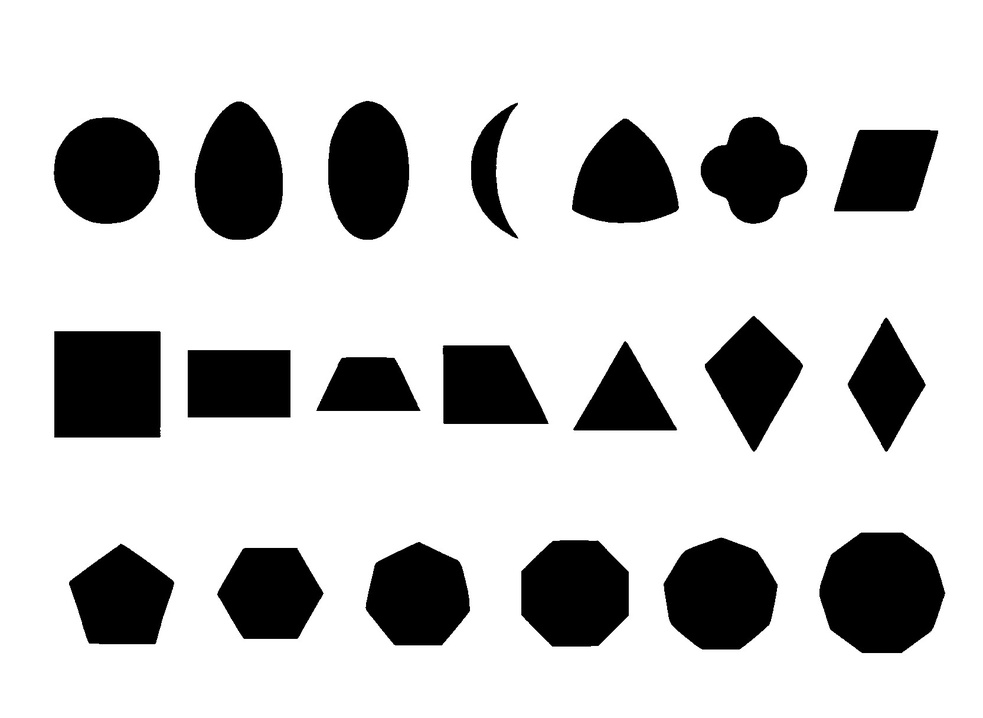
#> input picture 2017/p6/img1/img2.jpg, 983 x 718 px, shrunk from 1665 x 1216 before the run
$ python main2.py   (Python 2 division)
#> lines starting #> are read from the running program, lines starting #| are printed output that depends on the picture; after the words box and inside, x2 and y2 are one past the last pixel; in counts of white or black regions, pixels touching at a corner belong together
import numpy as np
import cv2

img = cv2.imread('img2.jpg')
#> img is the input picture: shape (718, 983, 3); min 0, max 255, mean 200.2
gray = cv2.imread('img2.jpg', 0)
#> gray: shape (718, 983); min 0, max 255, mean 200.2

ret, thresh = cv2.threshold(gray, 127, 255, 1)
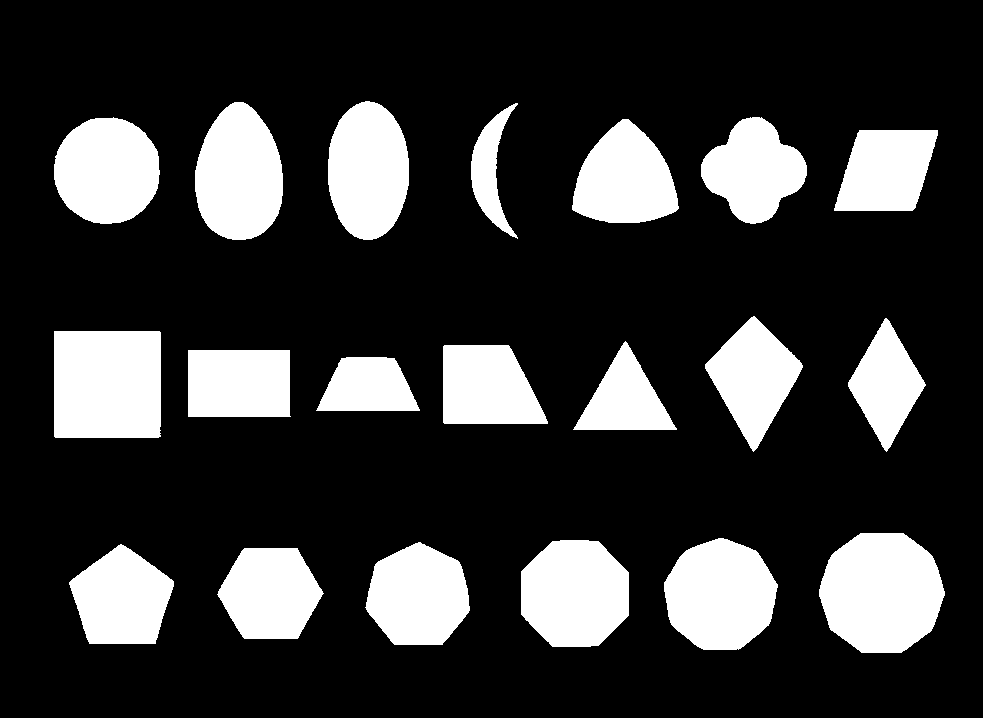
#> thresh: shape (718, 983); 21.5% white; 20 white regions

contours, h = cv2.findContours(thresh, 1, 2)
#> contours = 20 contours; largest, box (x1, y1, x2, y2) and area: (819, 533, 945, 653) 11663, (54, 331, 161, 438) 11228, (664, 538, 778, 650) 9568, (521, 540, 629, 647) 9356, (195, 102, 283, 240) 9215; h = 20 rows, first 6: [1, -1, -1, -1], [2, 0, -1, -1], [3, 1, -1, -1], [4, 2, -1, -1], [5, 3, -1, -1], [6, 4, -1, -1]
cv2.putText(gray, 'text', (50, 50), cv2.FONT_HERSHEY_SIMPLEX, 1, 0)
#> gray: shape (718, 983); min 0, max 255, mean 200.2

for cnt in contours:
    approx = cv2.approxPolyDP(cnt, 0.01 * cv2.arcLength(cnt, True), True)
    print len(approx)
    brect = cv2.boundingRect(cnt)
    print brect[:2]
    cv2.putText(gray, str(len(approx)), brect[:2], cv2.FONT_HERSHEY_SIMPLEX, 1, 0)
    if len(approx) == 5:
        print "pentagon"
        cv2.drawContours(img, [cnt], 0, 255, -1)
    elif len(approx) == 3:
        print "triangle"
        cv2.drawContours(img, [cnt], 0, (0, 255, 0), -1)
    elif len(approx) == 4:
        print "square"
        cv2.drawContours(img, [cnt], 0, (0, 0, 255), -1)
    elif len(approx) == 9:
        print "half-circle"
        cv2.drawContours(img, [cnt], 0, (255, 255, 0), -1)
    elif len(approx) > 15:
        print "circle"
        cv2.drawContours(img, [cnt], 0, (0, 255, 255), -1)
#> this loop made 20 passes
#> brect on passes 1, 2, 3, 4, 5, 6, 7, 15, 16, 17, 18, 19: (217, 548, 107, 91), (69, 544, 105, 100), (365, 542, 105, 103), (521, 540, 108, 107), (664, 538, 114, 112), (819, 533, 126, 120), (316, 357, 104, 54), (572, 119, 107, 104), (701, 117, 106, 107), (54, 117, 106, 107), (471, 103, 47, 136), (195, 102, 88, 138)
#> (approx, brect) on passes 8 to 13: ([[188, 350], [188, 416], [290, 416], [289, 350]], (188, 350, 103, 67)), ([[443, 346], [444, 423], [547, 423], [508, 345]], (443, 345, 105, 79)), ([[676, 428], [625, 341], [573, 429]], (573, 341, 104, 89)), ([[54, 331], [55, 437], [160, 436], [159, 331]], (54, 331, 107, 107)), ([[885, 318], [848, 386], [886, 451], [925, 384]], (848, 318, 78, 134)), ([[754, 316], [705, 364], [753, 451], [802, 367]], (705, 316, 98, 136))
#> (printed output is left out)
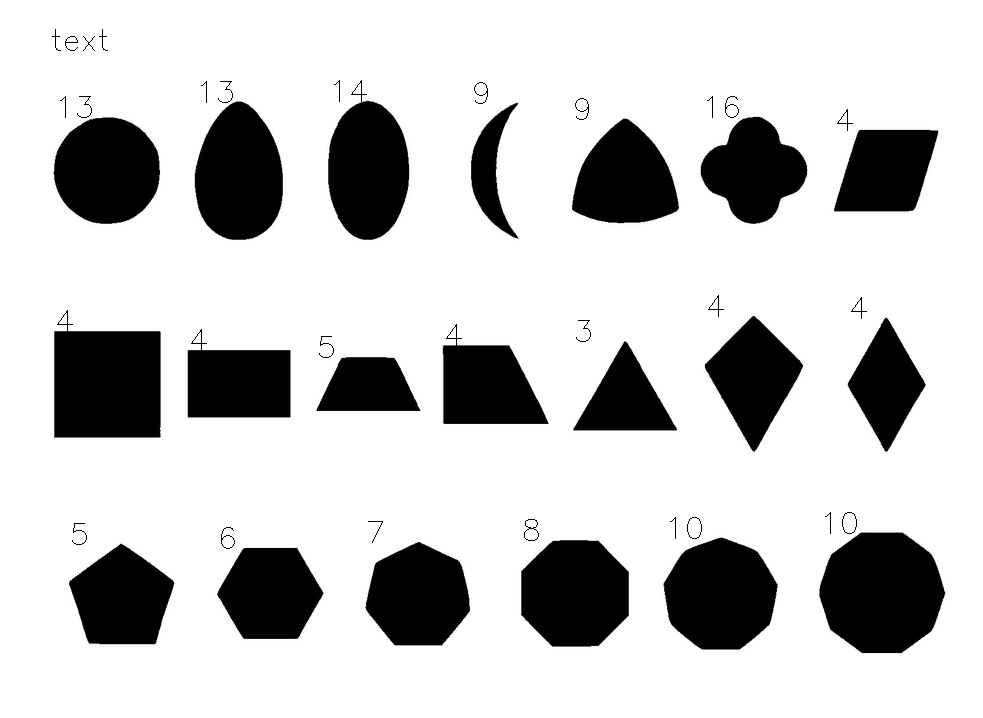
#> gray: shape (718, 983); min 0, max 255, mean 199.7
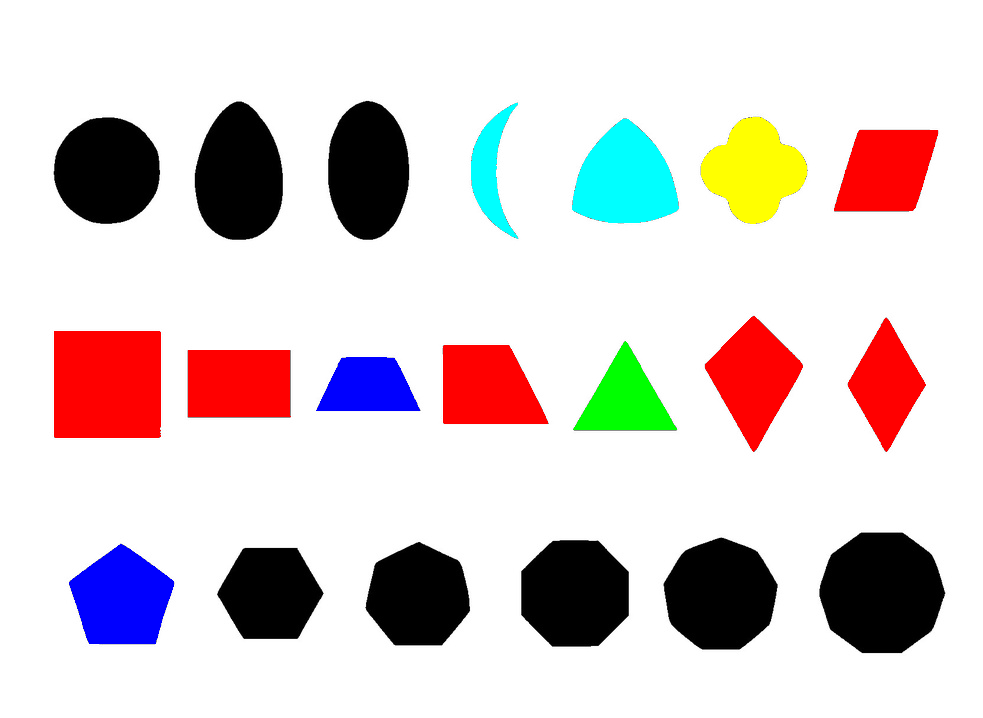
#> img: shape (718, 983, 3); 11.06% of pixels changed, all inside (x1, y1, x2, y2) = (54, 103, 938, 644)

cv2.imshow('img', img)
cv2.imshow('img2', gray)
cv2.imwrite('img gray.png', gray)
cv2.waitKey(0)
cv2.destroyAllWindows()

$ run again, with 2017/p6/img1/img.jpg copied over 2017/p6/img1/img2.jpg
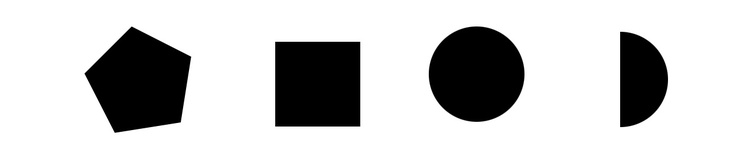
#> input picture 2017/p6/img1/img.jpg, 756 x 153 px, shrunk from 1280 x 260 before the run
#> img is the input picture: shape (153, 756, 3); min 0, max 255, mean 198.6
#> `ret, thresh = cv2.threshold(gray, 127, 255, 1)`:
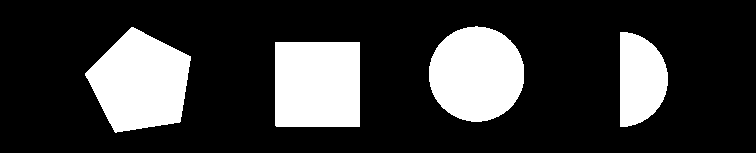
#> thresh: shape (153, 756); 22.1% white; 4 white regions
#> contours = 4 contours; box (x1, y1, x2, y2) and area: (85, 27, 191, 133) 7474, (275, 42, 360, 127) 7056, (429, 26, 524, 122) 7022, (620, 32, 668, 127) 3486; h = [[1, -1, -1, -1], [2, 0, -1, -1], [3, 1, -1, -1], [-1, 2, -1, -1]]
#> the loop `for cnt in contours:` made 4 passes
#> brect on passes 2 to 4: (620, 32, 48, 95), (85, 27, 106, 106), (429, 26, 95, 96)
#> (printed output is left out)
#> after the loop `for cnt in contours:`:
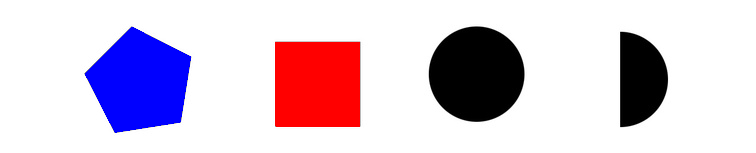
#> img: shape (153, 756, 3); 12.84% of pixels changed, all inside (x1, y1, x2, y2) = (85, 27, 360, 133)
